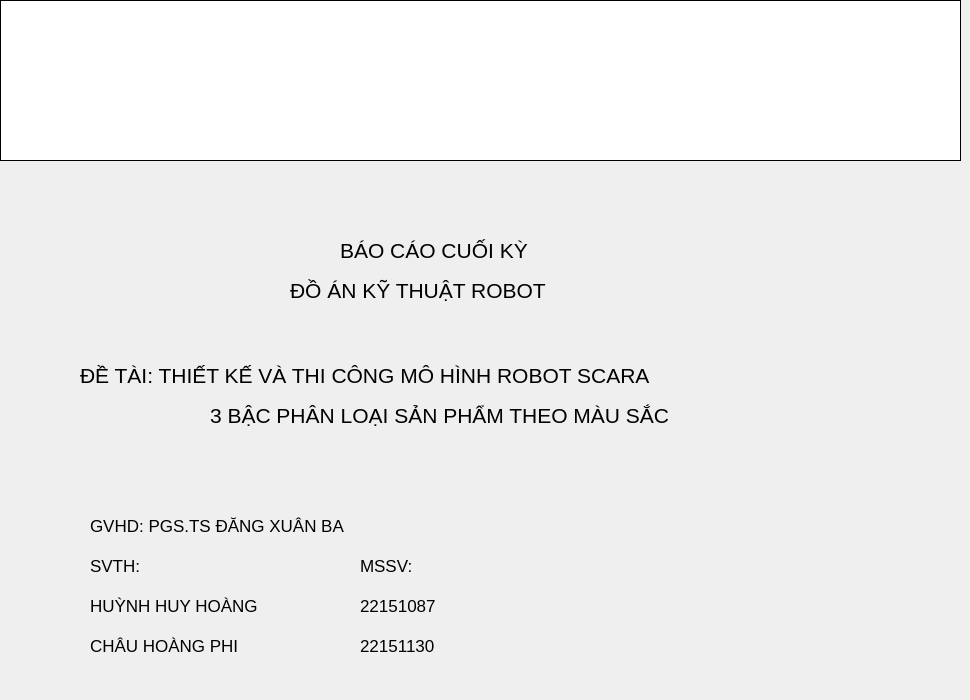
    <widget class="QWidget" name="tab">
     <attribute name="title">
      <string>Giới Thiệu</string>
     </attribute>
     <widget class="QLabel" name="label_6">
      <property name="geometry">
       <rect>
        <x>340</x>
        <y>230</y>
        <width>261</width>
        <height>41</height>
       </rect>
      </property>
      <property name="font">
       <font>
        <pointsize>16</pointsize>
       </font>
      </property>
      <property name="text">
       <string>BÁO CÁO CUỐI KỲ</string>
      </property>
     </widget>
     <widget class="QLabel" name="label_7">
      <property name="geometry">
       <rect>
        <x>290</x>
        <y>270</y>
        <width>351</width>
        <height>41</height>
       </rect>
      </property>
      <property name="font">
       <font>
        <pointsize>16</pointsize>
       </font>
      </property>
      <property name="text">
       <string>ĐỒ ÁN KỸ THUẬT ROBOT</string>
      </property>
     </widget>
     <widget class="QLabel" name="label_16">
      <property name="geometry">
       <rect>
        <x>80</x>
        <y>350</y>
        <width>831</width>
        <height>51</height>
       </rect>
      </property>
      <property name="font">
       <font>
        <pointsize>16</pointsize>
       </font>
      </property>
      <property name="text">
       <string>ĐỀ TÀI: THIẾT KẾ VÀ THI CÔNG MÔ HÌNH ROBOT SCARA</string>
      </property>
     </widget>
     <widget class="QLabel" name="label_17">
      <property name="geometry">
       <rect>
        <x>210</x>
        <y>400</y>
        <width>641</width>
        <height>31</height>
       </rect>
      </property>
      <property name="font">
       <font>
        <pointsize>16</pointsize>
       </font>
      </property>
      <property name="text">
       <string>3 BẬC PHÂN LOẠI SẢN PHẨM THEO MÀU SẮC</string>
      </property>
     </widget>
     <widget class="QLabel" name="label_18">
      <property name="geometry">
       <rect>
        <x>90</x>
        <y>510</y>
        <width>341</width>
        <height>31</height>
       </rect>
      </property>
      <property name="font">
       <font>
        <pointsize>13</pointsize>
       </font>
      </property>
      <property name="text">
       <string>GVHD: PGS.TS ĐĂNG XUÂN BA</string>
      </property>
     </widget>
     <widget class="QLabel" name="label_19">
      <property name="geometry">
       <rect>
        <x>90</x>
        <y>550</y>
        <width>81</width>
        <height>31</height>
       </rect>
      </property>
      <property name="font">
       <font>
        <pointsize>13</pointsize>
       </font>
      </property>
      <property name="text">
       <string>SVTH:</string>
      </property>
     </widget>
     <widget class="QLabel" name="label_20">
      <property name="geometry">
       <rect>
        <x>90</x>
        <y>590</y>
        <width>231</width>
        <height>31</height>
       </rect>
      </property>
      <property name="font">
       <font>
        <pointsize>13</pointsize>
       </font>
      </property>
      <property name="text">
       <string>HUỲNH HUY HOÀNG</string>
      </property>
     </widget>
     <widget class="QLabel" name="label_24">
      <property name="geometry">
       <rect>
        <x>90</x>
        <y>630</y>
        <width>231</width>
        <height>31</height>
       </rect>
      </property>
      <property name="font">
       <font>
        <pointsize>13</pointsize>
       </font>
      </property>
      <property name="text">
       <string>CHÂU HOÀNG PHI</string>
      </property>
     </widget>
     <widget class="QLabel" name="label_25">
      <property name="geometry">
       <rect>
        <x>360</x>
        <y>590</y>
        <width>231</width>
        <height>31</height>
       </rect>
      </property>
      <property name="font">
       <font>
        <pointsize>13</pointsize>
       </font>
      </property>
      <property name="text">
       <string>22151087</string>
      </property>
     </widget>
     <widget class="QLabel" name="label_31">
      <property name="geometry">
       <rect>
        <x>360</x>
        <y>630</y>
        <width>231</width>
        <height>31</height>
       </rect>
      </property>
      <property name="font">
       <font>
        <pointsize>13</pointsize>
       </font>
      </property>
      <property name="text">
       <string>22151130</string>
      </property>
     </widget>
     <widget class="QLabel" name="label_32">
      <property name="geometry">
       <rect>
        <x>360</x>
        <y>550</y>
        <width>81</width>
        <height>31</height>
       </rect>
      </property>
      <property name="font">
       <font>
        <pointsize>13</pointsize>
       </font>
      </property>
      <property name="text">
       <string>MSSV:</string>
      </property>
     </widget>
     <widget class="QLabel" name="label_33">
      <property name="geometry">
       <rect>
        <x>510</x>
        <y>460</y>
        <width>271</width>
        <height>231</height>
       </rect>
      </property>
      <property name="styleSheet">
       <string notr="true">border: none;
</string>
      </property>
      <property name="frameShadow">
       <enum>QFrame::Sunken</enum>
      </property>
      <property name="lineWidth">
       <number>0</number>
      </property>
      <property name="text">
       <string/>
      </property>
      <property name="pixmap">
       <pixmap>scara.png</pixmap>
      </property>
      <property name="scaledContents">
       <bool>true</bool>
      </property>
     </widget>
     <widget class="QLabel" name="label_66">
      <property name="geometry">
       <rect>
        <x>680</x>
        <y>30</y>
        <width>111</width>
        <height>101</height>
       </rect>
      </property>
      <property name="styleSheet">
       <string notr="true">border: none;
</string>
      </property>
      <property name="frameShadow">
       <enum>QFrame::Sunken</enum>
      </property>
      <property name="lineWidth">
       <number>0</number>
      </property>
      <property name="text">
       <string/>
      </property>
      <property name="pixmap">
       <pixmap>../../../---NAM 3---/HK_2/SCADA/logo FEEE.png</pixmap>
      </property>
      <property name="scaledContents">
       <bool>true</bool>
      </property>
     </widget>
     <widget class="QFrame" name="frame_4">
      <property name="geometry">
       <rect>
        <x>0</x>
        <y>0</y>
        <width>961</width>
        <height>161</height>
       </rect>
      </property>
      <property name="styleSheet">
       <string notr="true">QFrame {
    /* 1. Thiết lập Màu nền */
    background-color: white; 
    
    /* 2. Thiết lập Đường viền cơ bản (Viền phẳng) */
    border: 1px solid black; 
    
    /* (Tùy chọn) Bo tròn góc */
    border-radius: 0px; 
    
    /* (Tùy chọn) Khoảng đệm bên trong */
    padding: 5px;
}
</string>
      </property>
      <property name="frameShape">
       <enum>QFrame::StyledPanel</enum>
      </property>
      <property name="frameShadow">
       <enum>QFrame::Raised</enum>
      </property>
      <widget class="QLabel" name="label_36">
       <property name="geometry">
        <rect>
         <x>90</x>
         <y>10</y>
         <width>771</width>
         <height>141</height>
        </rect>
       </property>
       <property name="styleSheet">
        <string notr="true">border: none;
</string>
       </property>
       <property name="frameShadow">
        <enum>QFrame::Sunken</enum>
       </property>
       <property name="lineWidth">
        <number>0</number>
       </property>
       <property name="text">
        <string/>
       </property>
       <property name="pixmap">
        <pixmap>cnkt.jpg</pixmap>
       </property>
       <property name="scaledContents">
        <bool>true</bool>
       </property>
      </widget>
     </widget>
    </widget>
